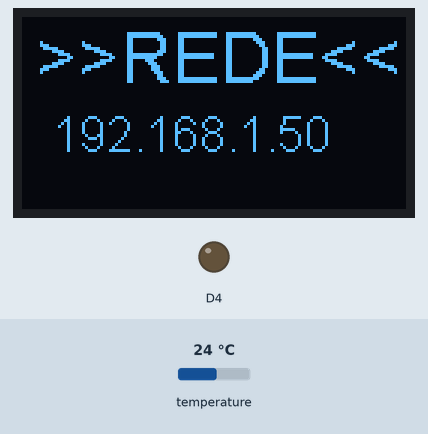
A sketch run on a simulated ESP8266 (NodeMCU). On the bench: 128×64 one-colour display, output pins drawn as LEDs (lit = HIGH). Inputs (shaded band) come from the test bench; at power-on: temperature 24 °C. WiFi joins after 1.5 s; servers stay silent unless stated; no MQTT or app messages arrive unless stated.

Above: at 1.6 s.
At 9.7 s:
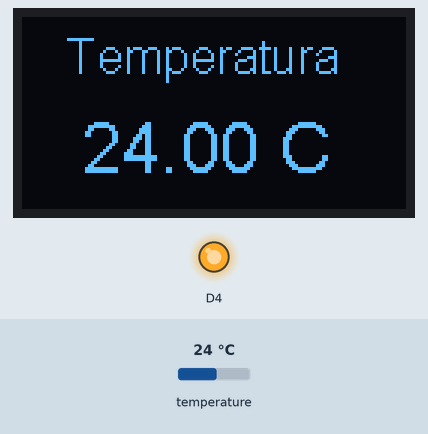
9.8 s: temperature set to 12 °C
At 15.2 s:
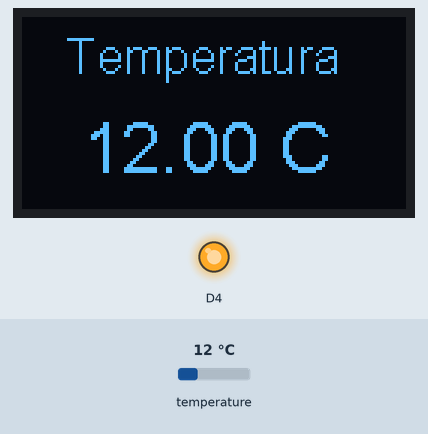
16.1 s: temperature set to 19 °C
At 21.9 s:
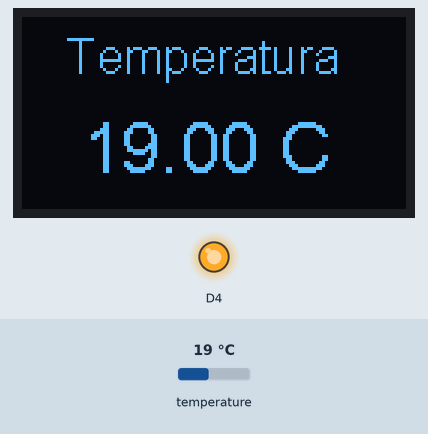
22.2 s: temperature set to 28 °C
At 27.4 s:
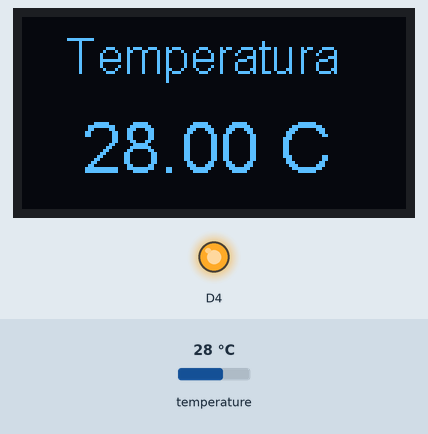
Timing chart, 0 to 28.9 s (numbered marks = the images above; inputs shaded):
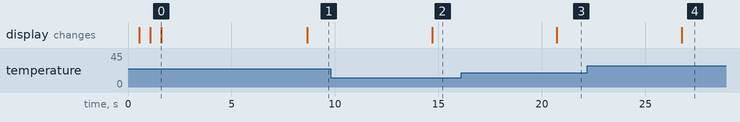

Measured:
- after the input at 9.8 s, the display: changes after 4.9 s (image 2)
- after the input at 16.1 s, the display: changes after 4.6 s (image 3)
- after the input at 22.2 s, the display: changes after 4.6 s (image 4)
- what the display in image 0 shows lasts 7.1 s, from 1.6 s to 8.7 s

The sketch:

Temp03.ino
```cpp
#include "SSD1306.h"
#include <OneWire.h>
#include <DS18B20.h>
#include <ESP8266WiFi.h>  // Importa a Biblioteca ESP8266WiFi
#include <PubSubClient.h> // Importa a Biblioteca PubSubClient

// Setup display SSD1306

#define SDA D1 //5
#define SCL D2 //4
SSD1306 display(0x3c, SDA, SCL);

// Setup sensor DS18B20
OneWire oneWire(D5);   // pino onde estah o sensor DS18B20
DS18B20 sensor(&oneWire);

// WIFI
const char* SSID = "REDE"; // rede
const char* PASSWORD = "Senha"; // Senha da rede WI-FI

// MQTT
const char* MQTT_BROKER = "mqtt.eclipse.org"; //URL do broker MQTT que se deseja utilizar
int PORTA_BROKER = 1883; // Porta do Broker MQTT
WiFiClient espClient; // Cria o objeto espClient
PubSubClient MQTT(espClient); // Instancia o Cliente MQTT passando o objeto espClient

#define TOPICO_SUBSCRIBE "cmd"       //tópico MQTT de escuta
#define TOPICO_PUBLISH   "temp/aquario/camarao"    //tópico MQTT de envio de informações para Broker
#define ID_MQTT  "ControleAlice"          //id mqtt (para identificação de sessão)

//-----------------------------------------------------------------------------------

//Prototypes
float pegaTemperatura();
void telaTemperatura(float t);
void initWiFi();
void reconectWiFi();
String ip2Str(IPAddress ip);
void telaWiFi();
void initMQTT();
void mqtt_callback(char* topic, byte* payload, unsigned int length);
void enviaTemperaturaMQTT(float t);
void verificaConexoesMQTT(void);

//----------------------------------------------------------------------------------

//Funcao: converte um endereco IP em string.
//Parametros: ip do tipo IPAddress
//Retorno: strint com o endereco IP
String ip2Str(IPAddress ip){
  String s="";
  for (int i=0; i<4; i++) {
    s += i  ? "." + String(ip[i]) : String(ip[i]);
  }
  return s;
}

//Funcao: inicializa e conecta-se na rede WI-FI desejada
//Parametros: nenhum
//Retorno: nenhum
void initWiFi() {
    display.clear();
    display.setFont(ArialMT_Plain_24);
    display.drawString(5, 0, ">>"+(String)SSID+"<<");
    display.display();
    delay(10);
    reconectWiFi();
}

//Funcao: reconecta-se ao WiFi
//Parametros: nenhum
//Retorno: nenhum
void reconectWiFi() {
  int cc = 5;

  display.setFont(ArialMT_Plain_16);

  //se jah estáah conectado a rede WI-FI, nada eh feito.
  //Caso contrario, são efetuadas tentativas de conexao
  if (WiFi.status() == WL_CONNECTED)
    return;

  WiFi.begin(SSID, PASSWORD); // Conecta na rede WI-FI

  while (WiFi.status() != WL_CONNECTED) {
        delay(500);
        display.drawString(cc, 30, ".");
        display.display();
        cc+=3;
  }
  telaWiFi();
}

//----------------------------------------------------------------------------------

//Funcao: inicializa parametros de conexao MQTT(endereço do
//        broker, porta e seta função de callback)
//Parametros: nenhum
//Retorno: nenhum
void initMQTT(){
  MQTT.setServer(MQTT_BROKER, PORTA_BROKER);   //informa qual broker e porta deve ser conectado
  MQTT.setCallback(mqtt_callback);            //atribui funcaoo de callback
}

//Funcao: função de callback
//Parametros: padroes da biblioteca MQTT.
//Retorno: nenhum
void mqtt_callback(char* topic, byte* payload, unsigned int length)
{
    String msg;

    //obtem a string do payload recebido
    for(int i = 0; i < length; i++)
    {
       char c = (char)payload[i];
       msg += c;
    }

    //toma acao dependendo da string recebida:
    //verifica se deve colocar nivel alto de tensão na saída D0:
    //IMPORTANTE: o Led já contido na placa eh acionado com logica invertida (ou seja,
    //enviar HIGH para o output faz o Led apagar / enviar LOW faz o Led acender)
    if (msg.equals("L"))
    {
        digitalWrite(LED_BUILTIN, LOW);
    }

    //verifica se deve colocar nivel alto de tensao na saída D0:
    if (msg.equals("D"))
    {
        digitalWrite(LED_BUILTIN, HIGH);
    }

}

//Funcao: reconecta-se ao broker MQTT (caso ainda não esteja conectado ou em caso de a conexão cair)
//        em caso de sucesso na conexão ou reconexão, o subscribe dos tópicos é refeito.
//Parametros: nenhum
//Retorno: nenhum
void reconnectMQTT() {
  if (MQTT.connect(ID_MQTT)) {
    // Conectado com sucesso ao broker MQTT
    MQTT.subscribe(TOPICO_SUBSCRIBE);
  }
  else {
    display.clear();
    display.setFont(ArialMT_Plain_24);
    display.drawString(0, 0, "!");
    display.setFont(ArialMT_Plain_16);
    display.drawString(5, 30, ip2Str(WiFi.localIP()));
    display.display();
    delay(2000);
  }
}

//Funcao: verifica o estado das conexões WiFI e ao broker MQTT.
//        Em caso de desconexão (qualquer uma das duas), a conexão
//        é refeita.
//Parametros: nenhum
//Retorno: nenhum
void verificaConexoesMQTT(void) {
    if (!MQTT.connected())
        reconnectMQTT(); //se não há conexão com o Broker, a conexão é refeita
}

//Funcao: envia ao Broker o estado atual do output
//Parametros: temperatura a ser enviada
//Retorno: nenhum
void enviaTemperaturaMQTT(float t){
  String s;

  s = (String)t;
  MQTT.publish(TOPICO_PUBLISH,(char*) s.c_str());
  delay(1000);
}

//----------------------------------------------------------------------------------

// Faz a leitura do sensor DS18B20
float pegaTemperatura(){
  float t;

  sensor.requestTemperatures();
  while (!sensor.isConversionComplete());
  t = sensor.getTempC();
  return t;
}

// Tela para mostrar dados da conexao WiFi.
void telaWiFi(){
  String  ipStr;

  display.clear();
  display.setFont(ArialMT_Plain_24);
  display.drawString(5, 0, ">>"+(String)SSID+"<<");
  ipStr = ip2Str(WiFi.localIP());
  display.setFont(ArialMT_Plain_16);
  display.drawString(10, 30, ipStr);
  display.display();
  delay(7000);
}

// Tela para mostrar temperatura
void telaTemperatura(float t){
  String strTemp;

  display.clear();
  strTemp = (String) t;
  display.setFont(ArialMT_Plain_16);
  display.drawString(15, 4, "Temperatura");

  display.setFont(ArialMT_Plain_24);
  display.drawString(20, 30, strTemp+ " C");

  display.display();
}

//-----------------------------------------------------------------------------------

void setup() {
  pinMode(LED_BUILTIN, OUTPUT);     // Inicia o pino LED_BUILTIN como output
  digitalWrite(LED_BUILTIN, LOW);   // LED on >> inicio do setup

  // Configura display
  display.init();
  display.flipScreenVertically();
  display.clear();

  // Configura DS18B20
  sensor.begin();
  sensor.setResolution(12);
  sensor.requestTemperatures();
  while (!sensor.isConversionComplete());

  // Configura Wifi
  initWiFi();

  // Configura MQTT
  initMQTT();

  digitalWrite(LED_BUILTIN, HIGH);   // LED off >> fim setup
}


void loop() {
  float t;

  verificaConexoesMQTT();
  t = pegaTemperatura();
  telaTemperatura(t);
  enviaTemperaturaMQTT(t);

  delay(5000);
}
```
